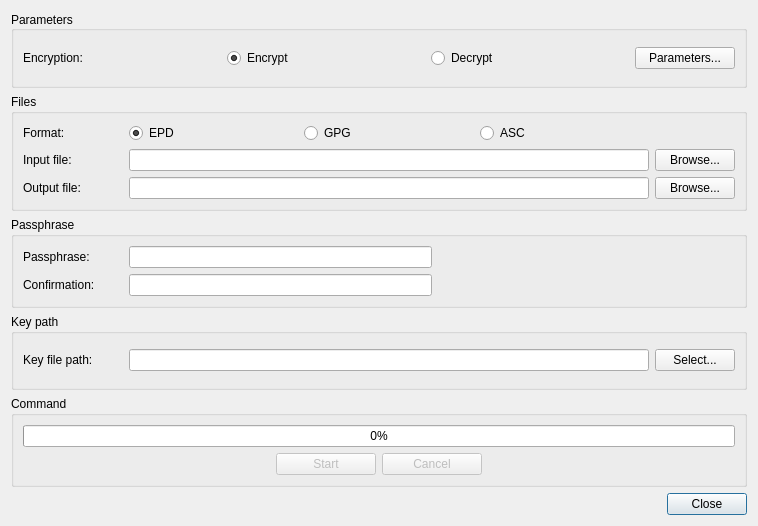
<?xml version="1.0" encoding="UTF-8"?>
<ui version="4.0">
 <class>FileEncryptionDialog</class>
 <widget class="QDialog" name="FileEncryptionDialog">
  <property name="geometry">
   <rect>
    <x>0</x>
    <y>0</y>
    <width>758</width>
    <height>526</height>
   </rect>
  </property>
  <property name="windowTitle">
   <string>File Encryption</string>
  </property>
  <layout class="QGridLayout" name="gridLayout">
   <item row="5" column="0">
    <widget class="QDialogButtonBox" name="uiButtonBox">
     <property name="orientation">
      <enum>Qt::Horizontal</enum>
     </property>
     <property name="standardButtons">
      <set>QDialogButtonBox::Close</set>
     </property>
    </widget>
   </item>
   <item row="0" column="0">
    <layout class="QGridLayout" name="gridLayout_2">
     <item row="5" column="0">
      <widget class="QGroupBox" name="uiCommandGroupBox">
       <property name="title">
        <string>Command</string>
       </property>
       <layout class="QGridLayout" name="gridLayout_7">
        <item row="1" column="0">
         <spacer name="horizontalSpacer">
          <property name="orientation">
           <enum>Qt::Horizontal</enum>
          </property>
          <property name="sizeHint" stdset="0">
           <size>
            <width>40</width>
            <height>20</height>
           </size>
          </property>
         </spacer>
        </item>
        <item row="1" column="1">
         <widget class="QPushButton" name="uiStart">
          <property name="enabled">
           <bool>false</bool>
          </property>
          <property name="minimumSize">
           <size>
            <width>100</width>
            <height>0</height>
           </size>
          </property>
          <property name="text">
           <string>Start</string>
          </property>
         </widget>
        </item>
        <item row="1" column="3">
         <spacer name="horizontalSpacer_3">
          <property name="orientation">
           <enum>Qt::Horizontal</enum>
          </property>
          <property name="sizeHint" stdset="0">
           <size>
            <width>40</width>
            <height>20</height>
           </size>
          </property>
         </spacer>
        </item>
        <item row="0" column="0" colspan="4">
         <widget class="QProgressBar" name="uiProgressBar">
          <property name="value">
           <number>0</number>
          </property>
          <property name="textVisible">
           <bool>true</bool>
          </property>
          <property name="format">
           <string notr="true">%p%</string>
          </property>
         </widget>
        </item>
        <item row="1" column="2">
         <widget class="QPushButton" name="uiCancel">
          <property name="enabled">
           <bool>false</bool>
          </property>
          <property name="minimumSize">
           <size>
            <width>100</width>
            <height>0</height>
           </size>
          </property>
          <property name="text">
           <string>Cancel</string>
          </property>
         </widget>
        </item>
       </layout>
      </widget>
     </item>
     <item row="1" column="0">
      <widget class="QGroupBox" name="uiFileGroupBox">
       <property name="title">
        <string>Files</string>
       </property>
       <layout class="QGridLayout" name="gridLayout_6">
        <item row="0" column="0">
         <widget class="QLabel" name="label_7">
          <property name="text">
           <string>Format:</string>
          </property>
          <property name="buddy">
           <cstring>uiGpgRadio</cstring>
          </property>
         </widget>
        </item>
        <item row="1" column="2">
         <widget class="QPushButton" name="uiInputBrowse">
          <property name="text">
           <string>Browse...</string>
          </property>
         </widget>
        </item>
        <item row="2" column="2">
         <widget class="QPushButton" name="uiOutputBrowse">
          <property name="text">
           <string>Browse...</string>
          </property>
         </widget>
        </item>
        <item row="2" column="0">
         <widget class="QLabel" name="label_2">
          <property name="minimumSize">
           <size>
            <width>100</width>
            <height>0</height>
           </size>
          </property>
          <property name="text">
           <string>Output file:</string>
          </property>
          <property name="buddy">
           <cstring>uiOutputFile</cstring>
          </property>
         </widget>
        </item>
        <item row="1" column="0">
         <widget class="QLabel" name="label">
          <property name="sizePolicy">
           <sizepolicy hsizetype="Fixed" vsizetype="Preferred">
            <horstretch>0</horstretch>
            <verstretch>0</verstretch>
           </sizepolicy>
          </property>
          <property name="minimumSize">
           <size>
            <width>100</width>
            <height>0</height>
           </size>
          </property>
          <property name="text">
           <string>Input file:</string>
          </property>
          <property name="buddy">
           <cstring>uiInputFile</cstring>
          </property>
         </widget>
        </item>
        <item row="2" column="1">
         <widget class="QLineEdit" name="uiOutputFile"/>
        </item>
        <item row="1" column="1">
         <widget class="QLineEdit" name="uiInputFile"/>
        </item>
        <item row="0" column="1">
         <layout class="QHBoxLayout" name="horizontalLayout">
          <item>
           <widget class="QRadioButton" name="uiEpdRadio">
            <property name="toolTip">
             <string>EncryptPad format</string>
            </property>
            <property name="text">
             <string>EPD</string>
            </property>
            <property name="checked">
             <bool>true</bool>
            </property>
           </widget>
          </item>
          <item>
           <widget class="QRadioButton" name="uiGpgRadio">
            <property name="toolTip">
             <string>OpenPGP</string>
            </property>
            <property name="text">
             <string>GPG</string>
            </property>
            <property name="checked">
             <bool>false</bool>
            </property>
           </widget>
          </item>
          <item>
           <widget class="QRadioButton" name="uiAscRadio">
            <property name="toolTip">
             <string>OpenPGP Armor</string>
            </property>
            <property name="text">
             <string>ASC</string>
            </property>
           </widget>
          </item>
         </layout>
        </item>
       </layout>
      </widget>
     </item>
     <item row="4" column="0">
      <widget class="QGroupBox" name="uiKeyPathGroupBox">
       <property name="title">
        <string>Key path</string>
       </property>
       <layout class="QGridLayout" name="gridLayout_3">
        <item row="0" column="0">
         <widget class="QLabel" name="label_5">
          <property name="minimumSize">
           <size>
            <width>100</width>
            <height>0</height>
           </size>
          </property>
          <property name="text">
           <string>Key file path:</string>
          </property>
          <property name="buddy">
           <cstring>uiKeyFilePath</cstring>
          </property>
         </widget>
        </item>
        <item row="0" column="1">
         <widget class="QLineEdit" name="uiKeyFilePath"/>
        </item>
        <item row="0" column="2">
         <widget class="QPushButton" name="uiSelectKeyFile">
          <property name="text">
           <string>Select...</string>
          </property>
         </widget>
        </item>
       </layout>
      </widget>
     </item>
     <item row="3" column="0">
      <widget class="QGroupBox" name="uiPassphraseGroupBox">
       <property name="title">
        <string>Passphrase</string>
       </property>
       <layout class="QGridLayout" name="gridLayout_4">
        <item row="0" column="0">
         <widget class="QLabel" name="label_3">
          <property name="minimumSize">
           <size>
            <width>100</width>
            <height>0</height>
           </size>
          </property>
          <property name="text">
           <string>Passphrase:</string>
          </property>
          <property name="buddy">
           <cstring>uiPassphrase</cstring>
          </property>
         </widget>
        </item>
        <item row="1" column="0">
         <widget class="QLabel" name="label_4">
          <property name="minimumSize">
           <size>
            <width>100</width>
            <height>0</height>
           </size>
          </property>
          <property name="text">
           <string>Confirmation:</string>
          </property>
          <property name="buddy">
           <cstring>uiConfirmPassphrase</cstring>
          </property>
         </widget>
        </item>
        <item row="0" column="1">
         <widget class="QLineEdit" name="uiPassphrase">
          <property name="echoMode">
           <enum>QLineEdit::Password</enum>
          </property>
         </widget>
        </item>
        <item row="1" column="1">
         <widget class="QLineEdit" name="uiConfirmPassphrase">
          <property name="echoMode">
           <enum>QLineEdit::Password</enum>
          </property>
         </widget>
        </item>
        <item row="0" column="2">
         <spacer name="horizontalSpacer_2">
          <property name="orientation">
           <enum>Qt::Horizontal</enum>
          </property>
          <property name="sizeHint" stdset="0">
           <size>
            <width>40</width>
            <height>20</height>
           </size>
          </property>
         </spacer>
        </item>
       </layout>
      </widget>
     </item>
     <item row="0" column="0">
      <widget class="QGroupBox" name="uiParametersGroupBox">
       <property name="layoutDirection">
        <enum>Qt::LeftToRight</enum>
       </property>
       <property name="title">
        <string>Parameters</string>
       </property>
       <property name="alignment">
        <set>Qt::AlignLeading|Qt::AlignLeft|Qt::AlignVCenter</set>
       </property>
       <layout class="QGridLayout" name="gridLayout_5">
        <item row="0" column="3">
         <widget class="QPushButton" name="uiParameters">
          <property name="sizePolicy">
           <sizepolicy hsizetype="Fixed" vsizetype="Fixed">
            <horstretch>0</horstretch>
            <verstretch>0</verstretch>
           </sizepolicy>
          </property>
          <property name="minimumSize">
           <size>
            <width>100</width>
            <height>0</height>
           </size>
          </property>
          <property name="text">
           <string>Parameters...</string>
          </property>
         </widget>
        </item>
        <item row="0" column="0">
         <widget class="QLabel" name="label_6">
          <property name="minimumSize">
           <size>
            <width>100</width>
            <height>0</height>
           </size>
          </property>
          <property name="text">
           <string>Encryption:</string>
          </property>
          <property name="buddy">
           <cstring>uiEncryptRadio</cstring>
          </property>
         </widget>
        </item>
        <item row="0" column="1">
         <widget class="QRadioButton" name="uiEncryptRadio">
          <property name="text">
           <string>Encrypt</string>
          </property>
          <property name="checked">
           <bool>true</bool>
          </property>
         </widget>
        </item>
        <item row="0" column="2">
         <widget class="QRadioButton" name="uiDecryptRadio">
          <property name="text">
           <string>Decrypt</string>
          </property>
         </widget>
        </item>
       </layout>
      </widget>
     </item>
    </layout>
   </item>
  </layout>
  <action name="actionSwitchDirection">
   <property name="text">
    <string>SwitchDirection</string>
   </property>
  </action>
  <action name="actionIOChange">
   <property name="text">
    <string>IOChange</string>
   </property>
  </action>
 </widget>
 <tabstops>
  <tabstop>uiEncryptRadio</tabstop>
  <tabstop>uiDecryptRadio</tabstop>
  <tabstop>uiParameters</tabstop>
  <tabstop>uiEpdRadio</tabstop>
  <tabstop>uiGpgRadio</tabstop>
  <tabstop>uiInputFile</tabstop>
  <tabstop>uiInputBrowse</tabstop>
  <tabstop>uiOutputFile</tabstop>
  <tabstop>uiOutputBrowse</tabstop>
  <tabstop>uiPassphrase</tabstop>
  <tabstop>uiConfirmPassphrase</tabstop>
  <tabstop>uiKeyFilePath</tabstop>
  <tabstop>uiSelectKeyFile</tabstop>
  <tabstop>uiStart</tabstop>
 </tabstops>
 <resources>
  <include location="EncryptPad.qrc"/>
 </resources>
 <connections>
  <connection>
   <sender>uiButtonBox</sender>
   <signal>accepted()</signal>
   <receiver>FileEncryptionDialog</receiver>
   <slot>accept()</slot>
   <hints>
    <hint type="sourcelabel">
     <x>275</x>
     <y>549</y>
    </hint>
    <hint type="destinationlabel">
     <x>157</x>
     <y>274</y>
    </hint>
   </hints>
  </connection>
  <connection>
   <sender>uiButtonBox</sender>
   <signal>rejected()</signal>
   <receiver>FileEncryptionDialog</receiver>
   <slot>reject()</slot>
   <hints>
    <hint type="sourcelabel">
     <x>343</x>
     <y>549</y>
    </hint>
    <hint type="destinationlabel">
     <x>286</x>
     <y>274</y>
    </hint>
   </hints>
  </connection>
  <connection>
   <sender>uiEncryptRadio</sender>
   <signal>toggled(bool)</signal>
   <receiver>uiParameters</receiver>
   <slot>setEnabled(bool)</slot>
   <hints>
    <hint type="sourcelabel">
     <x>341</x>
     <y>58</y>
    </hint>
    <hint type="destinationlabel">
     <x>613</x>
     <y>71</y>
    </hint>
   </hints>
  </connection>
  <connection>
   <sender>uiEncryptRadio</sender>
   <signal>toggled(bool)</signal>
   <receiver>uiConfirmPassphrase</receiver>
   <slot>setEnabled(bool)</slot>
   <hints>
    <hint type="sourcelabel">
     <x>341</x>
     <y>58</y>
    </hint>
    <hint type="destinationlabel">
     <x>367</x>
     <y>315</y>
    </hint>
   </hints>
  </connection>
  <connection>
   <sender>uiEncryptRadio</sender>
   <signal>toggled(bool)</signal>
   <receiver>uiPassphrase</receiver>
   <slot>setEnabled(bool)</slot>
   <hints>
    <hint type="sourcelabel">
     <x>341</x>
     <y>58</y>
    </hint>
    <hint type="destinationlabel">
     <x>367</x>
     <y>285</y>
    </hint>
   </hints>
  </connection>
  <connection>
   <sender>uiEncryptRadio</sender>
   <signal>toggled(bool)</signal>
   <receiver>actionSwitchDirection</receiver>
   <slot>trigger()</slot>
   <hints>
    <hint type="sourcelabel">
     <x>341</x>
     <y>58</y>
    </hint>
    <hint type="destinationlabel">
     <x>-1</x>
     <y>-1</y>
    </hint>
   </hints>
  </connection>
  <connection>
   <sender>uiInputFile</sender>
   <signal>textChanged(QString)</signal>
   <receiver>actionIOChange</receiver>
   <slot>trigger()</slot>
   <hints>
    <hint type="sourcelabel">
     <x>525</x>
     <y>160</y>
    </hint>
    <hint type="destinationlabel">
     <x>-1</x>
     <y>-1</y>
    </hint>
   </hints>
  </connection>
  <connection>
   <sender>uiOutputFile</sender>
   <signal>textChanged(QString)</signal>
   <receiver>actionIOChange</receiver>
   <slot>trigger()</slot>
   <hints>
    <hint type="sourcelabel">
     <x>525</x>
     <y>193</y>
    </hint>
    <hint type="destinationlabel">
     <x>-1</x>
     <y>-1</y>
    </hint>
   </hints>
  </connection>
  <connection>
   <sender>uiEncryptRadio</sender>
   <signal>toggled(bool)</signal>
   <receiver>uiEpdRadio</receiver>
   <slot>setEnabled(bool)</slot>
   <hints>
    <hint type="sourcelabel">
     <x>341</x>
     <y>58</y>
    </hint>
    <hint type="destinationlabel">
     <x>324</x>
     <y>151</y>
    </hint>
   </hints>
  </connection>
  <connection>
   <sender>uiEncryptRadio</sender>
   <signal>toggled(bool)</signal>
   <receiver>uiGpgRadio</receiver>
   <slot>setEnabled(bool)</slot>
   <hints>
    <hint type="sourcelabel">
     <x>341</x>
     <y>58</y>
    </hint>
    <hint type="destinationlabel">
     <x>526</x>
     <y>151</y>
    </hint>
   </hints>
  </connection>
  <connection>
   <sender>FileEncryptionDialog</sender>
   <signal>ToggleWorkInProgress(bool)</signal>
   <receiver>uiFileGroupBox</receiver>
   <slot>setDisabled(bool)</slot>
   <hints>
    <hint type="sourcelabel">
     <x>317</x>
     <y>279</y>
    </hint>
    <hint type="destinationlabel">
     <x>317</x>
     <y>161</y>
    </hint>
   </hints>
  </connection>
  <connection>
   <sender>FileEncryptionDialog</sender>
   <signal>ToggleWorkInProgress(bool)</signal>
   <receiver>uiPassphraseGroupBox</receiver>
   <slot>setDisabled(bool)</slot>
   <hints>
    <hint type="sourcelabel">
     <x>317</x>
     <y>279</y>
    </hint>
    <hint type="destinationlabel">
     <x>317</x>
     <y>279</y>
    </hint>
   </hints>
  </connection>
  <connection>
   <sender>FileEncryptionDialog</sender>
   <signal>ToggleWorkInProgress(bool)</signal>
   <receiver>uiKeyPathGroupBox</receiver>
   <slot>setDisabled(bool)</slot>
   <hints>
    <hint type="sourcelabel">
     <x>317</x>
     <y>279</y>
    </hint>
    <hint type="destinationlabel">
     <x>317</x>
     <y>374</y>
    </hint>
   </hints>
  </connection>
  <connection>
   <sender>FileEncryptionDialog</sender>
   <signal>ToggleWorkInProgress(bool)</signal>
   <receiver>uiParametersGroupBox</receiver>
   <slot>setDisabled(bool)</slot>
   <hints>
    <hint type="sourcelabel">
     <x>317</x>
     <y>279</y>
    </hint>
    <hint type="destinationlabel">
     <x>317</x>
     <y>50</y>
    </hint>
   </hints>
  </connection>
  <connection>
   <sender>FileEncryptionDialog</sender>
   <signal>ToggleWorkInProgress(bool)</signal>
   <receiver>uiStart</receiver>
   <slot>setDisabled(bool)</slot>
   <hints>
    <hint type="sourcelabel">
     <x>317</x>
     <y>279</y>
    </hint>
    <hint type="destinationlabel">
     <x>264</x>
     <y>494</y>
    </hint>
   </hints>
  </connection>
  <connection>
   <sender>FileEncryptionDialog</sender>
   <signal>ToggleWorkInProgress(bool)</signal>
   <receiver>uiCancel</receiver>
   <slot>setEnabled(bool)</slot>
   <hints>
    <hint type="sourcelabel">
     <x>317</x>
     <y>279</y>
    </hint>
    <hint type="destinationlabel">
     <x>370</x>
     <y>494</y>
    </hint>
   </hints>
  </connection>
  <connection>
   <sender>FileEncryptionDialog</sender>
   <signal>ToggleWorkInProgress(bool)</signal>
   <receiver>uiButtonBox</receiver>
   <slot>setDisabled(bool)</slot>
   <hints>
    <hint type="sourcelabel">
     <x>317</x>
     <y>279</y>
    </hint>
    <hint type="destinationlabel">
     <x>317</x>
     <y>537</y>
    </hint>
   </hints>
  </connection>
  <connection>
   <sender>FileEncryptionDialog</sender>
   <signal>ToggleWorkInProgress(bool)</signal>
   <receiver>FileEncryptionDialog</receiver>
   <slot>on_toggleWorkInProgress(bool)</slot>
   <hints>
    <hint type="sourcelabel">
     <x>317</x>
     <y>279</y>
    </hint>
    <hint type="destinationlabel">
     <x>317</x>
     <y>279</y>
    </hint>
   </hints>
  </connection>
  <connection>
   <sender>uiCancel</sender>
   <signal>clicked()</signal>
   <receiver>FileEncryptionDialog</receiver>
   <slot>on_uiCancel_clicked()</slot>
   <hints>
    <hint type="sourcelabel">
     <x>370</x>
     <y>494</y>
    </hint>
    <hint type="destinationlabel">
     <x>317</x>
     <y>279</y>
    </hint>
   </hints>
  </connection>
  <connection>
   <sender>uiEncryptRadio</sender>
   <signal>toggled(bool)</signal>
   <receiver>uiAscRadio</receiver>
   <slot>setEnabled(bool)</slot>
   <hints>
    <hint type="sourcelabel">
     <x>325</x>
     <y>54</y>
    </hint>
    <hint type="destinationlabel">
     <x>564</x>
     <y>128</y>
    </hint>
   </hints>
  </connection>
  <connection>
   <sender>uiEpdRadio</sender>
   <signal>toggled(bool)</signal>
   <receiver>FileEncryptionDialog</receiver>
   <slot>on_toggleExtension(bool)</slot>
   <hints>
    <hint type="sourcelabel">
     <x>213</x>
     <y>128</y>
    </hint>
    <hint type="destinationlabel">
     <x>378</x>
     <y>262</y>
    </hint>
   </hints>
  </connection>
  <connection>
   <sender>uiGpgRadio</sender>
   <signal>toggled(bool)</signal>
   <receiver>FileEncryptionDialog</receiver>
   <slot>on_toggleExtension(bool)</slot>
   <hints>
    <hint type="sourcelabel">
     <x>388</x>
     <y>128</y>
    </hint>
    <hint type="destinationlabel">
     <x>378</x>
     <y>262</y>
    </hint>
   </hints>
  </connection>
  <connection>
   <sender>uiAscRadio</sender>
   <signal>toggled(bool)</signal>
   <receiver>FileEncryptionDialog</receiver>
   <slot>on_toggleExtension(bool)</slot>
   <hints>
    <hint type="sourcelabel">
     <x>564</x>
     <y>128</y>
    </hint>
    <hint type="destinationlabel">
     <x>378</x>
     <y>262</y>
    </hint>
   </hints>
  </connection>
 </connections>
 <slots>
  <signal>ToggleWorkInProgress(bool)</signal>
  <slot>on_toggleWorkInProgress(bool)</slot>
  <slot>on_uiCancel_clicked()</slot>
  <slot>on_toggleExtension(bool)</slot>
 </slots>
</ui>
